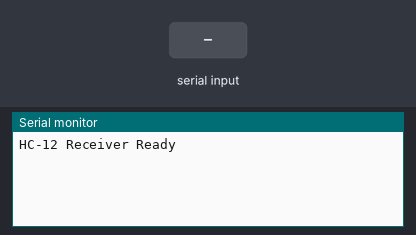
Simulated run of this sketch. Board: ESP32. Parts: the last lines printed to the serial monitor. The test bench sets the inputs (shaded band).

Above: at 1.2 s.
1.3 s: "1\n" received over the second serial link
At 2.5 s:
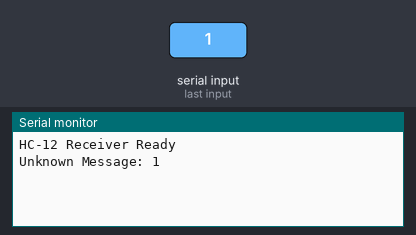
2.8 s: "0\n" received over the second serial link
At 3.8 s:
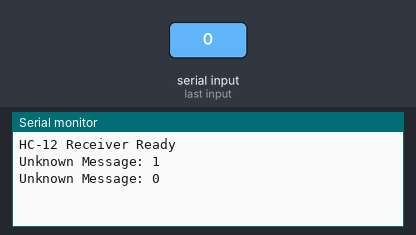

Measured:
- after the input at 1.3 s, the serial monitor: prints a new line at once (image 1)
- after the input at 2.8 s, the serial monitor: prints a new line at once (image 2)

The sketch:

master.ino
```cpp
#include <HardwareSerial.h>
HardwareSerial hc12(1); //define UART1

//buffers for messages from each tank
String tank1Message = "WATER TANK 1: No Data";
String tank2Message = "WATER TANK 2: No Data";
String tank3Message = "WATER TANK 3: No Data";

void setup() {
  Serial.begin(115200);
  hc12.begin(9600, SERIAL_8N1, 18, 17); //HC-12: RX=GPIO18, TX=GPIO17
  Serial.println("HC-12 Receiver Ready");
}

void loop() {
  //read data from HC-12
  while (hc12.available()) {
    String receivedMessage = hc12.readStringUntil('\n'); //read until newline
    processMessage(receivedMessage);
  }

  //display data every 11 seconds
  static unsigned long lastDisplayTime = 0;
  unsigned long currentTime = millis();
  if (currentTime - lastDisplayTime >= 11000) {
    displayMessages();
    lastDisplayTime = currentTime;
  }
}

//process the received message
void processMessage(String message) {
  if (message.startsWith("WATER TANK 1:")) {
    tank1Message = message;
  } else if (message.startsWith("WATER TANK 2:")) {
    tank2Message = message;
  } else if (message.startsWith("WATER TANK 3:")) {
    tank3Message = message;
  } else {
    Serial.println("Unknown Message: " + message);
  }
}

//display messages from all tanks
void displayMessages() {
  Serial.println("=======================");
  Serial.println(tank1Message);
  Serial.println(tank2Message);
  Serial.println(tank3Message);
  Serial.println("=======================");
}
```
